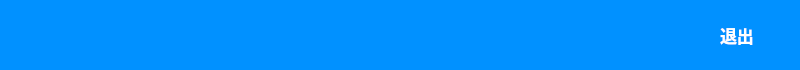
   <widget class="QWidget" name="widget_2" native="true">
    <property name="geometry">
     <rect>
      <x>160</x>
      <y>0</y>
      <width>800</width>
      <height>70</height>
     </rect>
    </property>
    <property name="styleSheet">
     <string notr="true">background-color:rgb(1, 145, 255);
border-left:0px;
border-bottom:0px;</string>
    </property>
    <widget class="QPushButton" name="pushButton_user">
     <property name="geometry">
      <rect>
       <x>530</x>
       <y>23</y>
       <width>130</width>
       <height>27</height>
      </rect>
     </property>
     <property name="styleSheet">
      <string notr="true">text-align:center;
border:0px;
color:rgb(255, 255, 255);</string>
     </property>
     <property name="text">
      <string/>
     </property>
    </widget>
    <widget class="QFrame" name="frame_exit">
     <property name="geometry">
      <rect>
       <x>700</x>
       <y>25</y>
       <width>55</width>
       <height>20</height>
      </rect>
     </property>
     <property name="styleSheet">
      <string notr="true">QLabel{
	color:white;
	border-top:0px;
	border-right:0px;
}</string>
     </property>
     <property name="frameShape">
      <enum>QFrame::StyledPanel</enum>
     </property>
     <property name="frameShadow">
      <enum>QFrame::Raised</enum>
     </property>
     <widget class="QLabel" name="label_iconQuit">
      <property name="geometry">
       <rect>
        <x>0</x>
        <y>0</y>
        <width>20</width>
        <height>20</height>
       </rect>
      </property>
      <property name="font">
       <font>
        <pointsize>15</pointsize>
       </font>
      </property>
      <property name="styleSheet">
       <string notr="true"/>
      </property>
      <property name="text">
       <string/>
      </property>
      <property name="alignment">
       <set>Qt::AlignCenter</set>
      </property>
     </widget>
     <widget class="QLabel" name="label_tuichu">
      <property name="geometry">
       <rect>
        <x>20</x>
        <y>0</y>
        <width>35</width>
        <height>20</height>
       </rect>
      </property>
      <property name="font">
       <font>
        <family>SimSun-ExtB</family>
        <pointsize>13</pointsize>
        <weight>75</weight>
        <bold>true</bold>
       </font>
      </property>
      <property name="styleSheet">
       <string notr="true"/>
      </property>
      <property name="text">
       <string>退出</string>
      </property>
     </widget>
    </widget>
   </widget>
